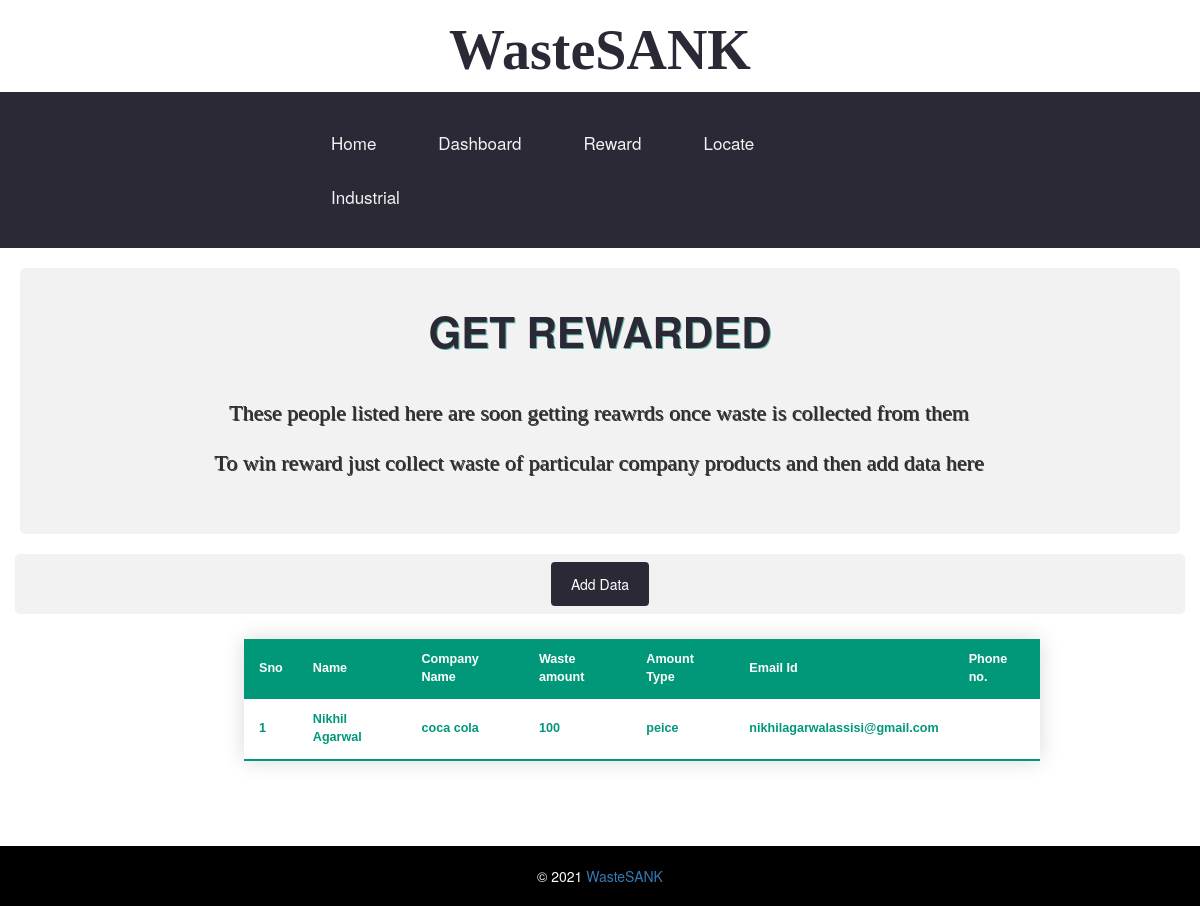
/reward, run on an earlier commit of the app's database.
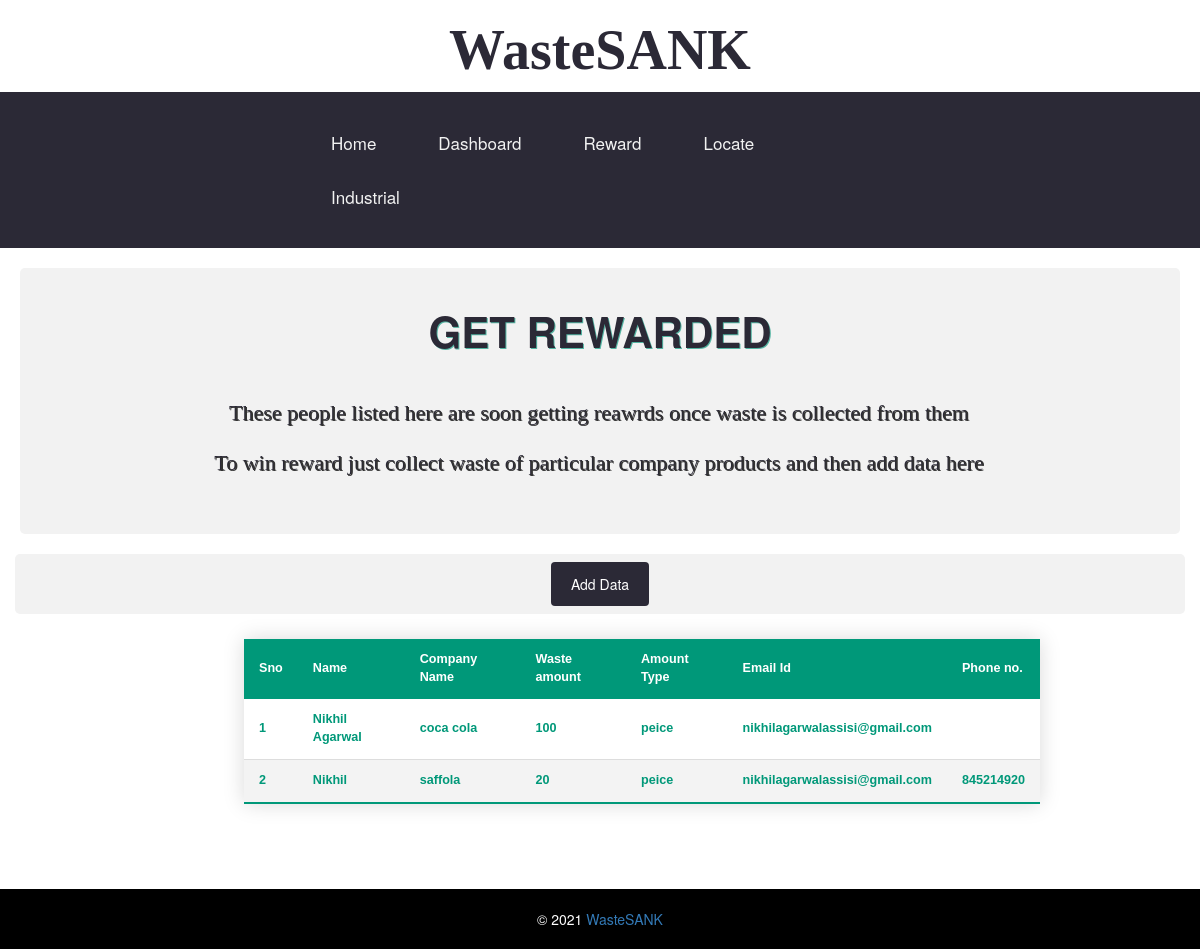
And on a later commit of the database.
### app.py (models this page shows)
class Rewarddb(db.Model):
    sno=db.Column(db.Integer,primary_key=True)
    name=db.Column(db.String(30),nullable=False)
    company_name=db.Column(db.String(50),nullable=False)
    wasteamt=db.Column(db.Integer,nullable=False)
    wasteamttype=db.Column(db.String(10),nullable=False)
    emailid=db.Column(db.String(50))
    phoneno=db.Column(db.Integer,nullable=False)

### app.py (the view, shortened to what this page needs)
@app.route('/reward',methods=['GET','POST'])
def reward():
   reward=Rewarddb.query.all()
   return render_template('reward.html',reward=reward)

### templates/reward.html (shortened to what this page needs)
{% extends 'base.html' %}
{% block body %}
<section>
    <div class="goalbox">
        <h1>Get Rewarded</h1>
        <br>
        <p> These people listed here are soon getting reawrds once waste is collected from them</p>
        <p>To win reward just collect waste of particular company products and then add data here</p>
        <br>
    </div>
    <div class="container text-center">
        <a href="/rewardform" style="float: none;" class="but">Add Data</a>
    </div>
    <div class="centertable">
        <table class="styled-table">
            <thead>
                <tr>
                    <th>Sno</th>
                    <th>Name</th>
                    <th>Company Name</th>
                    <th>Waste amount</th>
                    <th>Amount Type</th>
                    <th>Email Id</th>
                    <th>Phone no.</th>
                </tr>
            </thead>
            <tbody>
                {% for x in reward %}
                <tr class="active-row">
                    <td>{{x.sno}}</td>
                    <td>{{x.name}}</td>
                    <td>{{x.company_name}}</td>
                    <td>{{x.wasteamt}}</td>
                    <td>{{x.wasteamttype}}</td>
                    <td>{{x.emailid}}</td>
                    <td>{{x.phoneno}}</td>
                    </tr>
                    {% endfor %}
            </tbody>
        </table>
    </div>
    {% endblock body %}

### templates/base.html (shortened to what this page needs)
<!DOCTYPE html>
<html lang="en">
<head>
    <link rel="stylesheet" href="https://maxcdn.bootstrapcdn.com/bootstrap/3.4.1/css/bootstrap.min.css">
    <link rel="stylesheet" href="https://cdnjs.cloudflare.com/ajax/libs/font-awesome/4.7.0/css/font-awesome.min.css">
    <link rel="stylesheet" href="{{ url_for('static', filename='cssfile/style.css') }}">
</head>
<body>
    <div class="header">
        <a href="/">
            <h1>WasteSANK</h1>
        </a>
    </div>
    <div class="topnav" id="myTopnav">
        <a href="/" class="btn">Home</a>
        <a href="/local" class="btn" >Dashboard</a>
        <a href="/reward" class="btn" >Reward</a>
        <a href="/locate" class="btn" >Locate</a>
        <a href="/industry" class="btn" >Industrial</a>
    </div>
    {% block body %}
    {% endblock body %}
</section>
<br><br>
<footer class="footer">
        <div className="copyrights">
        <div className="container">
            <div className="footer-distributed">
                <div className="footer-left">
                    <p className="footer-company-name">&copy; 2021 <a href="/"> WasteSANK </a></p>
                </div>
            </div>
        </div>
    </div>
</footer>
</body>
</html>

### static/cssfile/style.css (style rules this page uses)
.header h1 { color: rgb(43, 41, 54); text-align: center; font-weight: bolder; font-family: 'Times New Roman', Times, serif; font-size: 400%; }
.topnav { background-color: rgb(43, 41, 54); overflow: hidden; height: 0.2%; padding: 2% 25% 2% 25%; font-weight: bold; }
.topnav a { font-size: large; float: left; display: block; color: #f2f2f2; text-align: center; padding: 14px 16px; padding-right: 5%; padding-left: 5%; text-decoration: none; font-size: 17px; }
.goalbox { border-radius: 5px; background-color: #f2f2f2; padding: 20px 50px 20px 50px; margin: 20px; }
.goalbox h1 { text-align: center; font-weight: bolder; font-family: 'Helvetica Neue', sans-serif; text-shadow: #53b4a2 1px 1px; text-transform: uppercase; font-size: 300%; color:rgb(43, 41, 54); }
.goalbox p { font-family: 'Merriweather', serif; font-size: 22px; font-weight: 300; line-height: 40px; margin: 10px 30px ; text-align: center; text-shadow: rgb(43, 41, 54) -1px -1px; }
.but { background-color:rgb(43, 41, 54); color: white; padding: 12px 20px; border: none; margin: 20px; width: 200px; border-radius: 4px; cursor: pointer; float: right; }
.container { border-radius: 5px; background-color: #f2f2f2; padding: 20px 50px 20px 50px; }
.footer { background-color: black; color: white; padding: 20px 20px 10px 20px; margin-top:20px; text-align: center; }

### templates/reward.html (style rules this page uses)
.centertable { margin-left: 12%; margin-right: 5%; }
.styled-table { border-collapse: collapse; margin: 25px 100px; font-size: 0.9em; font-family: sans-serif; min-width: 400px; box-shadow: 0 0 20px rgba(0, 0, 0, 0.15); }
.styled-table thead tr { background-color: #009879; color: #ffffff; text-align: left; }
.styled-table th, .styled-table td { padding: 12px 15px; }
.styled-table tbody tr { border-bottom: 1px solid #dddddd; }
.styled-table tbody tr:nth-of-type(even) { background-color: #f3f3f3; }
.styled-table tbody tr:last-of-type { border-bottom: 2px solid #009879; }
.styled-table tbody tr.active-row { font-weight: bold; color: #009879; }

What changed in the data, as far as the page shows it:
added Rewarddb: sno "2", name "Nikhil", company_name "saffola", wasteamt "20", wasteamttype "peice", emailid "nikhilagarwalassisi@gmail.com", phoneno "845214920"
